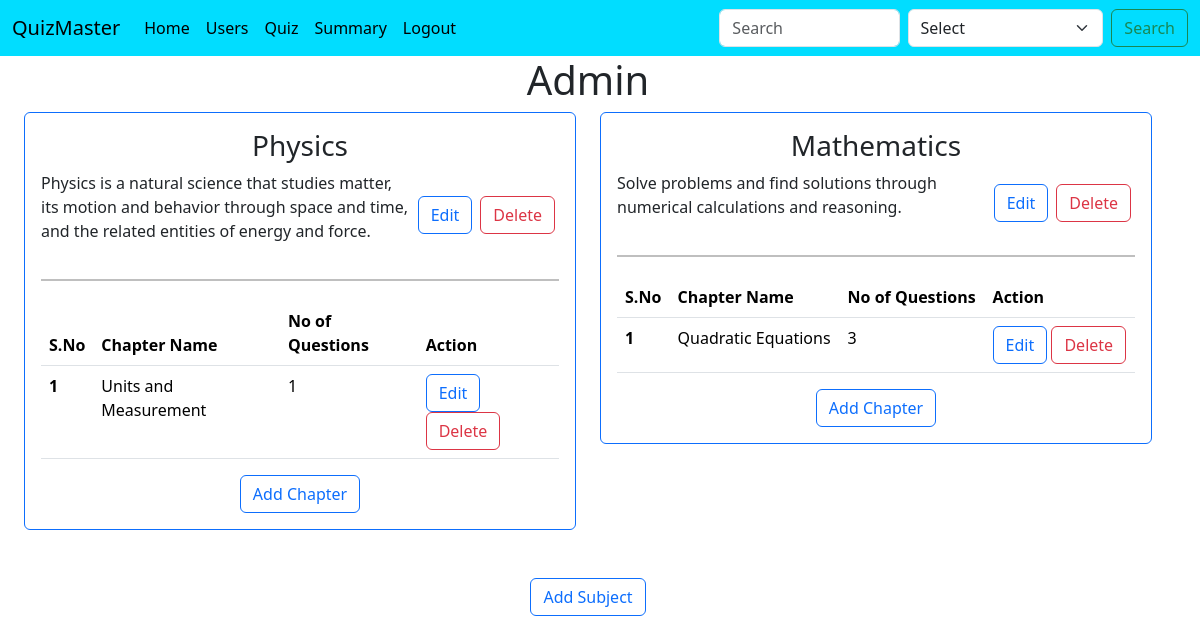
Screenshot of / (signed in) with the database file from the repository.
### controllers/database.py (models this page shows, shortened)
class Subject(db.Model):
    id = db.Column(db.Integer, primary_key=True , autoincrement=True)
    name = db.Column(db.String(100), nullable=False)
    description = db.Column(db.Text, nullable=True)
    chapters = db.relationship('Chapter', backref='subject', lazy=True, cascade="all, delete-orphan")

class Chapter(db.Model):
    id = db.Column(db.Integer, primary_key=True, autoincrement=True)
    name = db.Column(db.String(100), nullable=False)
    subject_id = db.Column(db.Integer, db.ForeignKey('subject.id'), nullable=False)
    description = db.Column(db.Text, nullable=True)
    quizzes = db.relationship('Quiz', backref='chapter', lazy=True, cascade="all, delete-orphan")

### controllers/routes.py (the view)
@app.route("/")
def home():
    subjects = Subject.query.all()
    chapters = Chapter.query.all()
    quizzes = Quiz.query.all()
    return render_template("home.html", subjects = subjects, chapters = chapters, quizzes = quizzes)

### controllers/edit_routes.py (called while the page is built)
def no_of_questions(chapter_id):
    chapter = Chapter.query.filter_by(id = chapter_id).first()
    no_of_questions = sum([len(quiz.questions) for quiz in chapter.quizzes])
    return no_of_questions

### templates/home.html (shortened to what this page needs)
{% extends 'base.html' %}
{% block body %}
<div class = 'container-fluid row justify-content-center'>
    {% if not session.get('user_email',None) %}
        <h1>Login/Register</h1>
    {% else %}
        {% if session.get('user_role', None) == 'admin' %}
            {% include 'admindashboard.html' %}
        {% else %}
            {% include 'userdashboard.html' %}
        {% endif %}
    {% endif %}
</div>
{% endblock body %}

### templates/admindashboard.html
<h1 class="text-center">Admin</h1>
<div class="container-fluid row justify-content-center">
    {% for sub in subjects %}
        <div class="col-12 col-sm-12 col-md-6 col-lg-6">
            <div class="card border-primary">
                <div class="card-body">
                    <h3 class="text-center">{{sub.name}} </h3>
                    <div class="d-flex align-items-center">
                        <p>{{sub.description}}</p>
                        <a class="btn btn-outline-primary m-1" href="{{url_for('edit_subject', subject_id = sub.id)}}" role="button">Edit</a>
                        <a class="btn btn-outline-danger m-1" href="{{url_for('delete_subject', subject_id = sub.id)}}" role="Delete">Delete</a>
                    </div>
                    <hr style="border: 1px solid #000; width: 100%; margin: 20px auto;">
                    <table class="table table-hover">
                        <thead>
                        <tr>
                            <th scope="col">S.No</th>
                            <th scope="col">Chapter Name</th>
                            <th scope="col">No of Questions</th>
                            <th scope="col">Action</th>
                        </tr>
                        </thead>
                        <tbody>
                        {% for chap in chapters if chap.subject_id == sub.id %}
                            <tr>
                                <th scope="row">{{loop.index}} </th>
                                <td>{{chap.name}}</td>
                                <td>{{ no_of_questions(chap.id) }}</td>
                                <td>
                                    <a class="btn btn-outline-primary" href="{{url_for('edit_chapter', chapter_id = chap.id)}}" role="button">Edit</a>
                                    <a class="btn btn-outline-danger" href="{{url_for('delete_chapter', chapter_id = chap.id)}}" role="Delete">Delete</a>
                                </td>
                            </tr>
                        {% endfor %}
                        </tbody>
                    </table>
                    <div class="d-flex justify-content-center">
                        <a class="btn btn-outline-primary" href="{{url_for('add_chapter', subject_id = sub.id)}}" role="button">Add Chapter</a>
                    </div>
                </div>
            </div>
        </div>
    {% endfor %}
</div>
<div class="d-flex justify-content-center">
    <a class="btn btn-outline-primary m-5" href="{{url_for('add_subject')}}" role="button">Add Subject</a>
</div>

### rows the page displays
Subject: name "Physics", description "Physics is a natural science that studies matter, its motion and behavior through space and time, and the related entities of energy and force."
Chapter: name "Units and Measurement", id "1"
Subject: name "Mathematics", description "Solve problems and find solutions through numerical calculations and reasoning."
Chapter: name "Quadratic Equations", no_of_questions "3"
